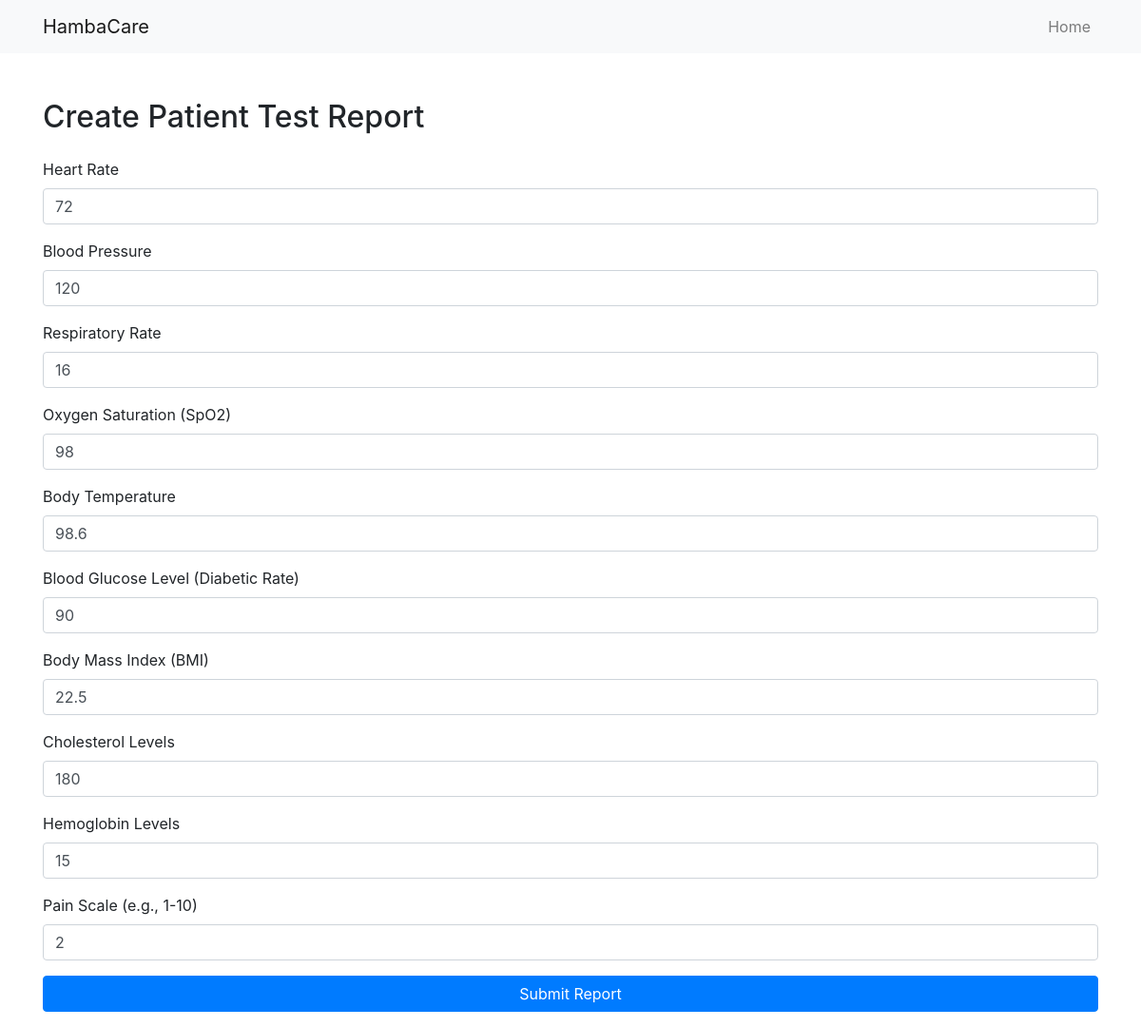
Page /editreport.php?patient_id=10 on the committed database.
### tables this page shows
CREATE TABLE `report` (
  `patient_id` int(11) NOT NULL,
  `heart_rate` varchar(3) NOT NULL,
  `blood_pressure` varchar(3) NOT NULL,
  `respiratory_rate` varchar(10) NOT NULL,
  `oxygen_saturation` varchar(10) NOT NULL,
  `body_temperature` varchar(10) NOT NULL,
  `glucose_level` varchar(10) NOT NULL,
  `bmi` varchar(10) NOT NULL,
  `cholesterol_level` varchar(10) NOT NULL,
  `hemoglobin_level` varchar(10) NOT NULL,
  `pain_scale` varchar(10) NOT NULL
);

### db/config.php (called while the page is built)
<?php
return [
    'hostname' => 'localhost',
    'username' => 'root',
    'password' => '',
    'dbname'   => 'patient_management_system'
];

### db/db.php (called while the page is built, shortened)
<?php
class Database
{
    private $hostname;
    private $username;
    private $password;
    private $dbname;
    public function __construct()
    {
        $config = include("./db/config.php");
        $this->username = $config["username"];
        $this->hostname = $config["hostname"];
        $this->password = $config["password"];
        $this->dbname = $config["dbname"];
    }
    public function createConnection()
    {
        try {
            $this->conn = new mysqli($this->hostname, $this->username, $this->password, $this->dbname);
            return $this->conn;
        } catch (\Throwable $th) {
            echo ($th);
        }
    }
}

### classes/class.patient.php (called while the page is built, shortened)
<?php
include_once("./db/db.php");
class Patient
{
    private $conn;
    public function __construct()
    {
        $db = new Database();
        $this->conn = $db->createConnection();
    }
    public function fetchReportbyId($patientId)
    {
        $sql = "SELECT * FROM report WHERE patient_id=?";
        try {
            $stmt = $this->conn->prepare($sql);
            $stmt->bind_param("i", $patientId);
            $stmt->execute();
            $result = $stmt->get_result();
            if ($result->num_rows > 0) {
                return $result->fetch_all(MYSQLI_ASSOC);
            } else {
                echo ("no test report.");
            }
        } catch (\Throwable $th) {
            echo ($th);
        }
    }
}

### editreport.php (the view, shortened to what this page needs)
<?php include("./includes/header.php");
include("./classes/class.patient.php");
$patientObj = new Patient();
$reports = $patientObj->fetchReportbyId($_GET['patient_id']);
?>
<div class="container mt-5">
    <div class="report-form">
        <h2 class="mb-4">Create Patient Test Report</h2>
        <form class="mb-3" method="post">
            <div class="form-group">
                <label for="heartRate">Heart Rate</label>
                <input type="text" class="form-control" name="heartRate" id="heartRate" placeholder="Enter heart rate" value=<?php echo ($reports[0]['heart_rate']) ?> required>
            </div>
            <div class="form-group">
                <label for="bloodPressure">Blood Pressure</label>
                <input type="text" class="form-control" name="bloodPressure" id="bloodPressure" placeholder="Enter blood pressure" value=<?php echo ($reports[0]['blood_pressure']) ?> required>
            </div>
            <div class="form-group">
                <label for="respiratoryRate">Respiratory Rate</label>
                <input type="text" class="form-control" name="respiratoryRate" id="respiratoryRate" placeholder="Enter respiratory rate" value=<?php echo ($reports[0]['respiratory_rate']) ?> required>
            </div>
            <div class="form-group">
                <label for="oxygenSaturation">Oxygen Saturation (SpO2)</label>
                <input type="text" class="form-control" name="oxygenSaturation" id="oxygenSaturation" placeholder="Enter oxygen saturation" value=<?php echo ($reports[0]['oxygen_saturation']) ?> required>
            </div>
            <div class="form-group">
                <label for="bodyTemperature">Body Temperature</label>
                <input type="text" class="form-control" name="bodyTemperature" id="bodyTemperature" placeholder="Enter body temperature" value=<?php echo ($reports[0]['body_temperature']) ?> required>
            </div>
            <div class="form-group">
                <label for="bloodGlucoseLevel">Blood Glucose Level (Diabetic Rate)</label>
                <input type="text" class="form-control" name="bloodGlucoseLevel" id="bloodGlucoseLevel" placeholder="Enter blood glucose level" value=<?php echo ($reports[0]['glucose_level']) ?> required>
            </div>
            <div class="form-group">
                <label for="bmi">Body Mass Index (BMI)</label>
                <input type="text" class="form-control" name="bmi" id="bmi" placeholder="Enter BMI" value=<?php echo ($reports[0]['bmi']) ?> required>
            </div>
            <div class="form-group">
                <label for="cholesterolLevels">Cholesterol Levels</label>
                <input type="text" class="form-control" name="cholesterolLevels" id="cholesterolLevels" placeholder="Enter cholesterol levels" value=<?php echo ($reports[0]['cholesterol_level']) ?> required>
            </div>
            <div class="form-group">
                <label for="hemoglobinLevels">Hemoglobin Levels</label>
                <input type="text" class="form-control" name="hemoglobinLevels" id="hemoglobinLevels" placeholder="Enter hemoglobin levels" value=<?php echo ($reports[0]['hemoglobin_level']) ?> required>
            </div>
            <div class="form-group">
                <label for="painScale">Pain Scale (e.g., 1-10)</label>
                <input type="text" class="form-control" name="painScale" id="painScale" placeholder="Enter pain scale" value=<?php echo ($reports[0]['pain_scale']) ?> required>
            </div>
            <button type="submit" class="btn btn-primary btn-block">Submit Report</button>
        </form>
    </div>
</div>
<?php include("./includes/footer.php") ?>

### rows in the picture
report: heartRate "72", bloodPressure "120", respiratoryRate "16", oxygenSaturation "98", bodyTemperature "98.6", bloodGlucoseLevel "90", bmi "22.5", cholesterolLevels "180", hemoglobinLevels "15", painScale "2"

### other values in the picture
$links['text'] "Home"
